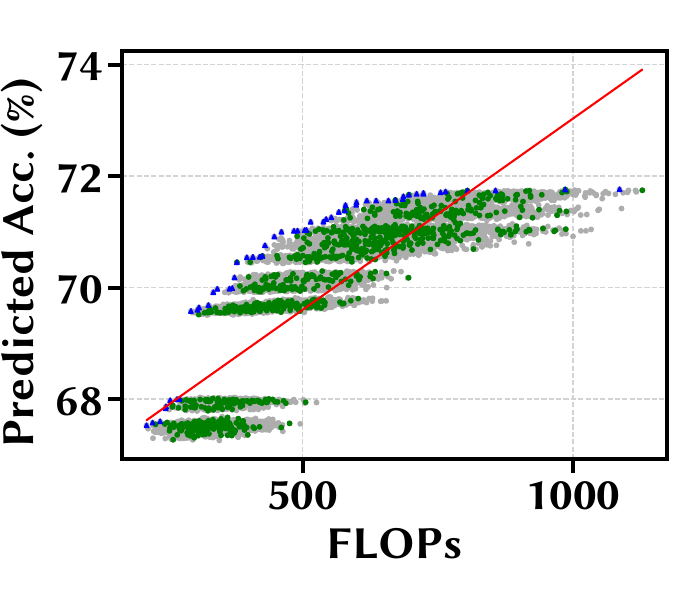

Write Python code to recreate this figure.
#!/usr/bin/env python3

import pickle
import matplotlib.pyplot as plt
import matplotlib
import math
import random
from numpy import polyfit
from plot_utils import find_pareto

accuracy = pickle.load(open("../accuracy.pickle", "rb"))
latency = pickle.load(open("../flops.pickle", "rb"))

coeff = polyfit(latency, accuracy, 1)
print(coeff)

pareto_lat, pareto_acc, pareto_index = find_pareto(latency, accuracy, 1)

plt.rcParams["font.family"] = "Linux Biolinum O"
plt.rcParams.update({'font.size': 33,'font.weight':'bold','pdf.fonttype':42})
plt.rcParams["legend.handlelength"]=1.5

fig = plt.figure(figsize=(7, 6))
ax1 = fig.add_axes([0.174, 0.235, 0.779, 0.68])
ax1.yaxis.set_label_coords(-0.142, 0.48)
ax1.ticklabel_format(style='sci', axis='x')


ax1.scatter(latency, accuracy, c='#adadad', s=10, zorder=6)
ax1.scatter(latency[9000:], accuracy[9000:], c='green', s=10, zorder=6)
ax1.plot(latency, [(coeff[0]*i+coeff[1]) for i in latency], 'r-', zorder=10)
ax1.scatter(pareto_lat, pareto_acc, c='blue', zorder=7, s=10, marker='^', label=r'Note8')

#ax1.set_xticks(xtick)
#ax1.set_xlim(xlim)
#ax1.set_yticks([i for i in range(72, 79, 2)])
#ax1.set_ylim([72, 78])

#ax1.set_xlabel(xname +  ' Lat. (ms)',weight='bold')
ax1.set_xlabel('FLOPs',weight='bold')
ax1.set_ylabel('Predicted Acc. (%)', weight='bold')

ax1.yaxis.grid(zorder=-1,color='lightgray',dashes=(5,10),linewidth=1,linestyle='--')
ax1.xaxis.grid(zorder=-1,color='lightgray',dashes=(5,10),linewidth=1,linestyle='--')

#ax1.yaxis.get_major_formatter().set_powerlimits((0,1))

ax1.tick_params(axis='both',direction='out', length=10, width=3, colors='k', grid_alpha=1)
for axis in ['top','bottom','left','right']:
	ax1.spines[axis].set_linewidth(3.0)
	
#legend=fig.legend(scatterpoints=1, frameon=True,ncol=1,bbox_to_anchor=(0.95,0.52),fontsize='small',facecolor='w',edgecolor='k',handletextpad=0.1,labelspacing=0,columnspacing = 0.1)
#legend.get_frame().set_alpha(0.5)


plt.show()

fig.savefig('../new/sample_model.pdf')


def euclidean_distance(k, h, pointIndex):
	'''
	计算一个点到某条直线的euclidean distance
	:param k: 直线的斜率，float类型
	:param h: 直线的截距，float类型
	:param pointIndex: 一个点的坐标，（横坐标，纵坐标），tuple类型
	:return: 点到直线的euclidean distance，float类型
	'''
	x=pointIndex[0]
	y=pointIndex[1]
	theDistance=math.fabs(h+k*(x-0)-y)/(math.sqrt(k*k+1))
	return theDistance


distance = []
for i in range(len(latency)):
	distance.append(euclidean_distance(coeff[0], coeff[1], (latency[i], accuracy[i])))
	
print(max(distance))


#####################################################
# select models above the line
#####################################################
select_above_line = []
for i in range(len(latency)):
	line = coeff[0]*latency[i]+coeff[1]
	if accuracy[i] > line:
		select_above_line.append(i)
		
print(len(select_above_line))
print(len(pareto_index))

random.seed(10)
select = random.sample(select_above_line, 1000)
select.extend(pareto_index)
select = list(set(select))
print(select)
print(len(select))

select_accuracy = [accuracy[i] for i in select]
pickle.dump(select, open("./select_model_index.pickle", "wb"))
#pickle.dump(select_accuracy, open("./select_accuracy.pickle", "wb"))
print(select_accuracy)